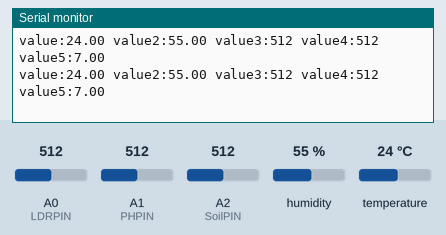
The sketch below on a simulated Arduino Uno, built with avr-gcc and run on an emulated ATmega328P. On the bench: the last lines printed to the serial monitor. The inputs (shaded band) are chosen by the test bench; at power-on: A2 (SoilPIN) = 512, temperature 24 °C, A0 (LDRPIN) = 512, A1 (PHPIN) = 512, humidity 55 %.

Above: at 8.7 s.
8.8 s: A2 (SoilPIN) set to 104
At 8.94 s:
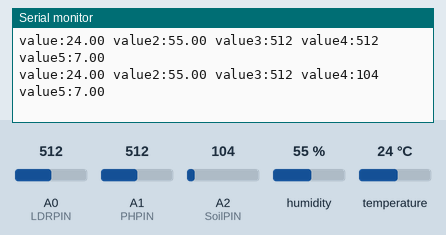
10.3 s: A2 (SoilPIN) set to 90
At 10.31 s:
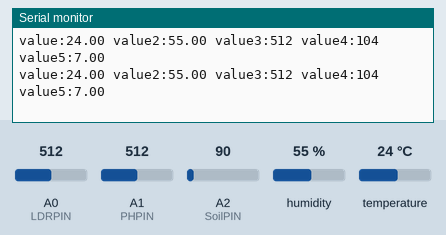
16.3 s: temperature set to 11 °C
At 16.61 s:
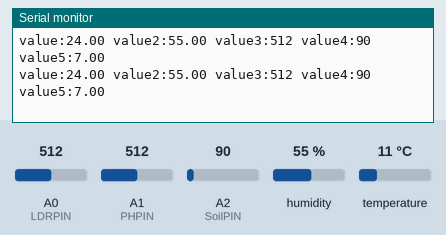
17.8 s: temperature set to 8 °C
At 17.81 s:
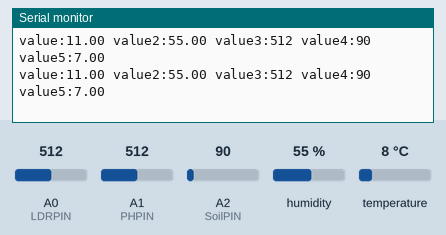
Timing chart, 0 to 20.8 s (numbered marks = the images above; inputs shaded):
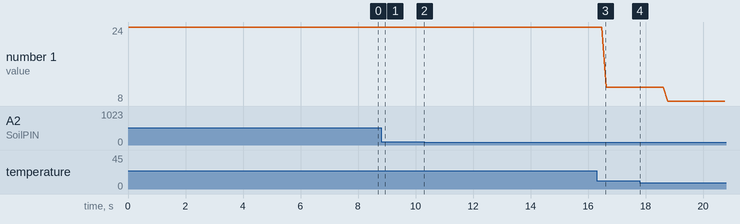

The sketch:

arduino.ino
```cpp
#include <SoftwareSerial.h>
//dht d2, ldr A0, ph A1, soil A2
//DHT
#include "DHT.h"
#define DHTPIN 2
#define DHTTYPE DHT11
DHT dht(DHTPIN, DHTTYPE);

//LDR
#define LDRPIN A0

//PH E-201 C

#define PHPIN A1
long phTot, temTot;
float phAvg, temAvg;
int x;
float C = 7; //Constant of straight line (Y = mx + C)
float m = -6.80; // Slope of straight line (Y = mx + C)

//

#define SoilPIN A2

SoftwareSerial arduinoserial(10,11); // 10 คือ RX, 11 คือ TX

void setup() {
  Serial.begin(9600);
  arduinoserial.begin(9600);

  dht.begin(); // data pin 2
}

void loop() {

  //--------------------------------------------------------------------DHT
  //dht
  float Humidity = dht.readHumidity();
  float Temperature = dht.readTemperature();
  float f = dht.readTemperature(true);
  if (isnan(Humidity) || isnan(Temperature) || isnan(f)) {
    Serial.println(F("Failed to read from DHT sensor!"));
    return;
  }


  //--------------------------------------------------------------------LDR
  int Light;
  Light = analogRead(LDRPIN);

  int Soil;
  Soil=analogRead(SoilPIN);

  //--------------------------------------------------------------------PH
  phTot = 0;
  temTot = 0;
  phAvg = 0;
  temAvg = 0;
  for(x=0; x<10 ; x++)
    {
        phTot += analogRead(PHPIN);
        //temTot += analogRead(NULL);

    }
    //float temAvg = temTot/10;
    float phAvg = temTot/10;
    float phVoltage =  phAvg * (5.0 / 1023.0); //convert sensor reading into milli volt
    float pH = phVoltage*m+C;


  Serial.print("value:");
  Serial.print(Temperature);
  Serial.print(" value2:");
  Serial.print(Humidity);
  Serial.print(" value3:");
  Serial.print(Light);
  Serial.print(" value4:");
  Serial.print(Soil);
  Serial.print(" value5:");
  Serial.println(pH);


  arduinoserial.print("<");
  arduinoserial.print(Temperature);    arduinoserial.print("A");
  arduinoserial.print(Humidity);    arduinoserial.print("B");
  arduinoserial.print(Light);    arduinoserial.print("C");
  arduinoserial.print(Soil);    arduinoserial.print("D");
  arduinoserial.print(pH);    arduinoserial.print("E");
  arduinoserial.print("\n");
  arduinoserial.print("<");

  delay(100);


}
```

Measured:
- after the input at 8.8 s, the serial monitor: prints a new line at once (image 1)
- plotted number 1: 24 → 11 after the input at 16.3 s, 11 → 8 after the input at 17.8 s
